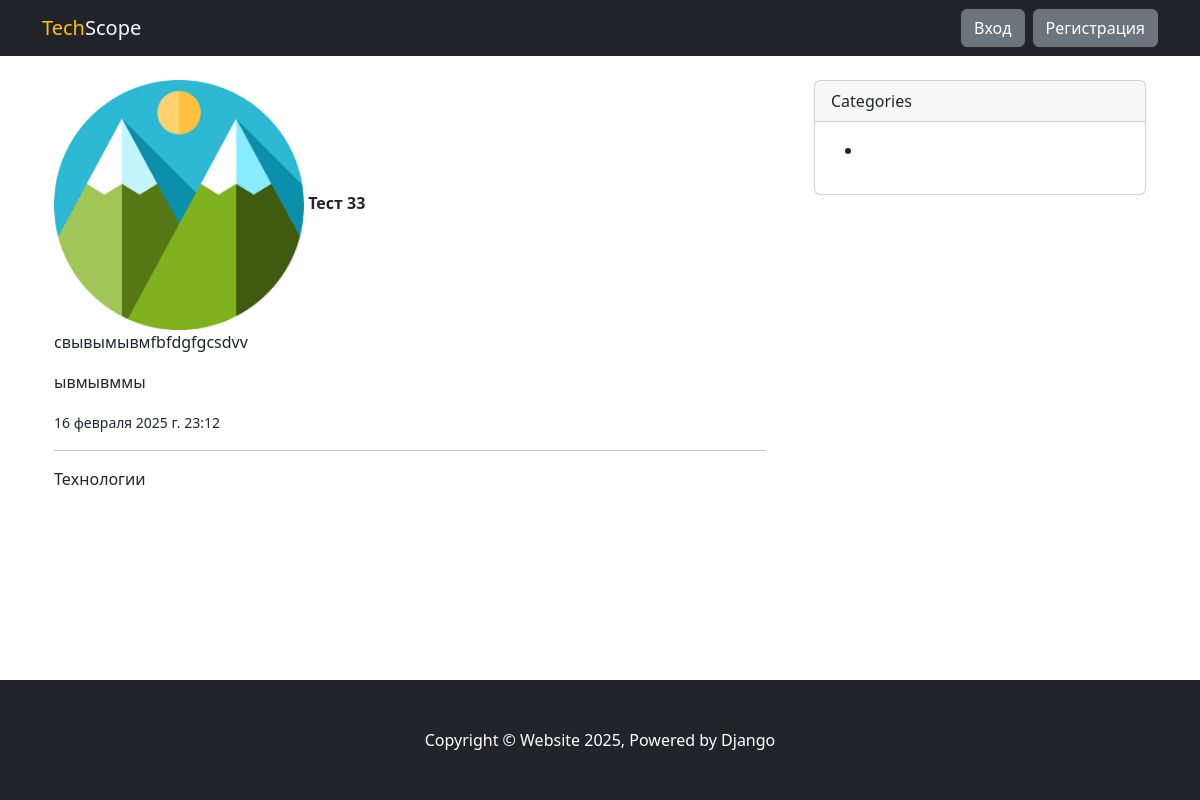
/post/test-33/, run on the app's committed database.
### apps/news/models.py (models this page shows, shortened)
class Post(models.Model):
    STATUS_OPTIONS = (
        ('published', 'Опубликовано'),
        ('draft', 'Черновик')
    )
    title = models.CharField(verbose_name='Название записи', max_length=255)
    slug = models.SlugField(verbose_name='URL', max_length=255, blank=True)
    description = models.TextField(verbose_name='Краткое описание', max_length=500)
    text = models.TextField(verbose_name='Полный текст записи')
    category = TreeForeignKey('Category', on_delete=models.PROTECT, related_name='posts', verbose_name='Категория')
    thumbnail = models.ImageField(default='default.jpg',
                                  verbose_name='Изображжение записи',
                                  blank=True,
                                  upload_to='images/thumbnails/',
                                  validators=[FileExtensionValidator(allowed_extensions=('png', 'jpg', 'webp', 'jpeg', 'gif'))]
                                  )
    status = models.CharField(choices=STATUS_OPTIONS, default='published', verbose_name='Статус записи', max_length=10)
    create = models.DateTimeField(auto_now_add=True, verbose_name='Время добавления')
    update = models.DateTimeField(auto_now=True, verbose_name='Время обновления')
    author = models.ForeignKey(to=User, verbose_name='Автор', on_delete=models.SET_DEFAULT, related_name='author_posts', default=1)
    updater = models.ForeignKey(to=User, verbose_name='Обновил', on_delete=models.SET_NULL, null=True,
                                related_name='updater_posts', blank=True)
    fixed = models.BooleanField(verbose_name='Прикреплено', default=False)
    objects = models.Manager()
    custom = PostManager()
    class Meta:
        db_table = 'news_post'
        ordering = ['-fixed', '-create']
        indexes = [models.Index(fields=['-fixed', '-create', 'status'])]
        verbose_name = 'Статья'
        verbose_name_plural = 'Статьи'

class Category(MPTTModel):
    title = models.CharField(max_length=255, verbose_name='Название категории')
    slug = models.SlugField(max_length=255, verbose_name='URL категории', blank=True)
    description = models.TextField(verbose_name='Описание категории', max_length=300)
    parent = TreeForeignKey('self',
                            on_delete=models.CASCADE,
                            null=True,
                            blank=True,
                            related_name='children',
                            db_index=True,
                            verbose_name='Родительская категория'
                            )
    class MPTTMeta:
        order_insertion_by = ('title',)
    class Meta:
        verbose_name = 'Категория'
        verbose_name_plural = 'Категории'
        db_table = 'app_categories'

### apps/news/views.py (the view)
# urls.py: path('post/<slug:slug>/', PostDetailView.as_view(), name='post_detail'),
class PostDetailView(DetailView):
    model = Post
    template_name = 'news/post_detail.html'
    context_object_name = 'post'
    def get_context_data(self, **kwargs):
        context = super().get_context_data(**kwargs)
        context["title"] = self.object.title
        return context

### templates/news/post_detail.html
{% extends 'main.html' %}
{% block content %}
        <img src={{ post.thumbnail.url }} alt={{ post.title }} width="250"/>
        <strong>{{ post.title }}</strong>
        <p>{{ post.description }}</p>
        <p>{{ post.text }}</p>
        <small>{{ post.create }}</small>
        <hr>
        <span>{{ post.category.title }}</span>
{% endblock %}

### data on the page
Post: thumbnail (picture), title "Тест 33", description "свывымывмfbfdgfgcsdvv", text "ывмывммы", create "16 февраля 2025 г. 23:12", category "Технологии"
